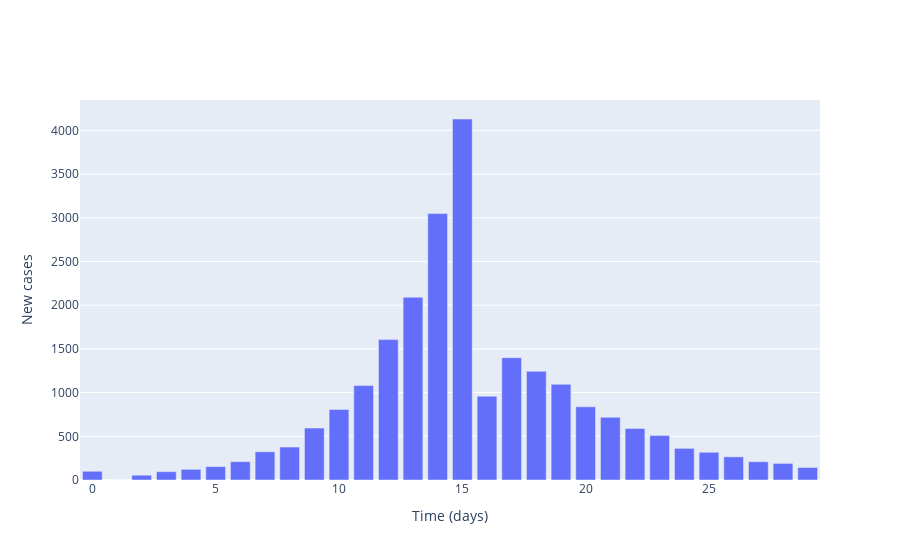

The notebook cell this image was saved under:
### Markdown cell above
## Plot local incidence numbers

### Code cell
# Plot (bar chart cases each day)
fig = go.Figure()

# Plot of incidences
fig.add_trace(
    go.Bar(
        x=times,
        y=cases,
        name='Incidences'
    )
)

# Add axis labels
fig.update_layout(
    xaxis_title='Time (days)',
    yaxis_title='New cases'
)

fig.show()

### Figure 1 — Plotly figure (JSON) as saved in the notebook; plotly's stock layout.template omitted (floating-point values rounded to 4 significant figures)
{"data": [{"name": "Incidences", "type": "bar", "x": [0, 1, 2, 3, 4, 5, 6, 7, 8, 9, 10, 11, 12, 13, 14, 15, 16, 17, 18, 19, 20, 21, 22, 23, 24, 25, 26, 27, 28, 29], "y": [100, 0, 55, 95, 122, 153, 210, 323, 377, 594, 807, 1080, 1606, 2091, 3048, 4130, 958, 1400, 1243, 1094, 837, 718, 590, 508, 362, 317, 265, 209, 190, 143]}], "layout": {"xaxis": {"title": {"text": "Time (days)"}}, "yaxis": {"title": {"text": "New cases"}}}}
